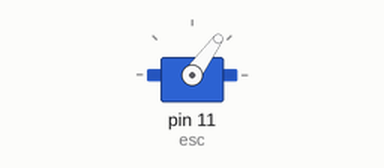
Simulated run of this sketch. Board: Arduino Uno, built with avr-gcc and run on an emulated ATmega328P. On the bench: servo. What the sketch prints to the serial monitor is not drawn.

Above: at 0.05 s.
At 0.7 s:
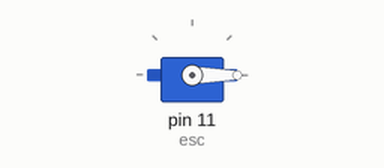
Timing chart, 0 to 3.0 s (numbered marks = the images above):
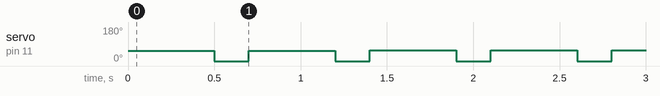

The sketch:

Throttle_Control1.ino
```cpp
#include <Servo.h>

Servo esc;  // Create a Servo object to control the ESC


int Throttle = 1100;  // The Throttle controls the speed and direction of the motor
//int specificDutyCycle = 650;  I don't think we need this

void setup() {
  Serial.begin(115200);
  esc.attach(11);
}

void loop() {

  // Run wheels
  esc.writeMicroseconds(Throttle);
  delay(500);

  // Stop Wheels
  esc.writeMicroseconds(0);
  delay(200);

  // Increase throttle by 10
  Throttle = Throttle + 10;
  Serial.println(Throttle);

  //1380 slow backwards
  //1650 slow forwards
}
```
